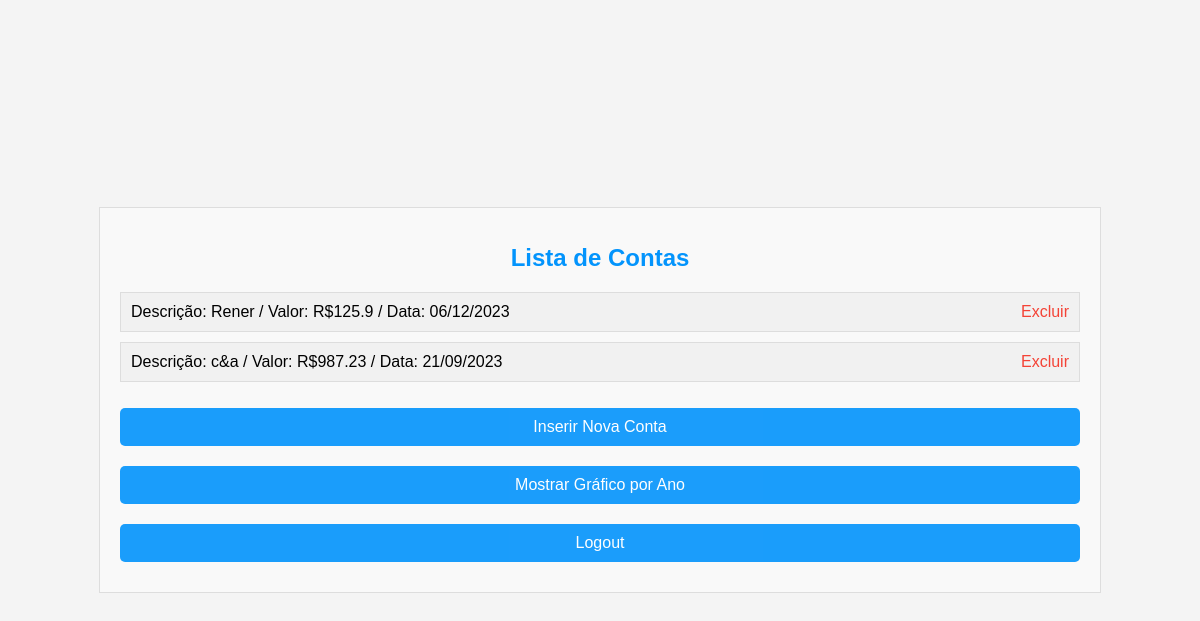
Page /dashboard (signed in) on the committed database.
### app.py (models this page shows, shortened)
class Conta(db.Model):
    id = db.Column(db.Integer, primary_key=True)
    usuario_id = db.Column(db.Integer, db.ForeignKey('usuario.id'), nullable=False)
    descricao = db.Column(db.String(120), nullable=False)
    valor = db.Column(db.Float, nullable=False)
    data = db.Column(db.DateTime, nullable=False)

### app.py (the view)
@app.route('/dashboard')
def dashboard():
    if 'id' not in session:
        return redirect(url_for('login'))
    contas = Conta.query.filter_by(usuario_id=session['id']).all()
    return render_template('dashboard.html', contas=contas)

### templates/dashboard.html (shortened to what this page needs)
<!DOCTYPE html>
<html>
<head>
    <link rel="stylesheet" type="text/css" href="{{ url_for('static', filename='style.css') }}" />
</head>
<body>
    <form>
        <h1>Lista de Contas</h1>
        <ul>
            {% for conta in contas %}
                <li>
                    Descrição: {{ conta.descricao }} / Valor: R${{ conta.valor }} / Data: {{ conta.data.strftime('%d/%m/%Y') }}
                    <a href="{{ url_for('excluir_conta', conta_id=conta.id) }}">Excluir</a>
                </li>
            {% endfor %}
        </ul>
        <button type="submit" formaction="{{ url_for('inserir_conta') }}">Inserir Nova Conta</button>
        <button type="submit" formaction="{{ url_for('mostrar_grafico', ano=2023) }}">Mostrar Gráfico por Ano</button>
        <button type="submit" formaction="{{ url_for('logout') }}" method="post">Logout</button>
    </form>
</body>
</html>

### static/style.css (style rules this page uses)
body { font-family: 'Segoe UI', Tahoma, Geneva, Verdana, sans-serif; background-color: #f4f4f4; margin: 0; padding: 0; display: flex; justify-content: center; align-items: center; height: 100vh; }
button { background-color: #0394fc; color: white; padding: 12px 20px; border: none; border-radius: 5px; font-size: 16px; cursor: pointer; }
h1 { text-align: center; }
form { width: 80%; margin: 0 auto; padding: 20px; border: 1px solid #ddd; background-color: #f9f9f9; font-family: Arial, sans-serif; }
form h1 { color: #0394fc; font-size: 24px; margin-bottom: 20px; }
form ul { list-style-type: none; padding: 0; }
form ul li { border: 1px solid #ddd; padding: 10px; margin-bottom: 10px; background-color: #f1f1f1; }
form ul li a { color: #f44336; text-decoration: none; float: right; margin-left: 10px; }
form button[type="submit"] { background-color: #0394fc; color: white; padding: 10px 20px; margin: 10px 0; border: none; cursor: pointer; width: 100%; opacity: 0.9; }

### rows in the picture
Conta: descricao "Rener", valor "125.9", data "06/12/2023"
Conta: descricao "c&a", valor "987.23", data "21/09/2023"
